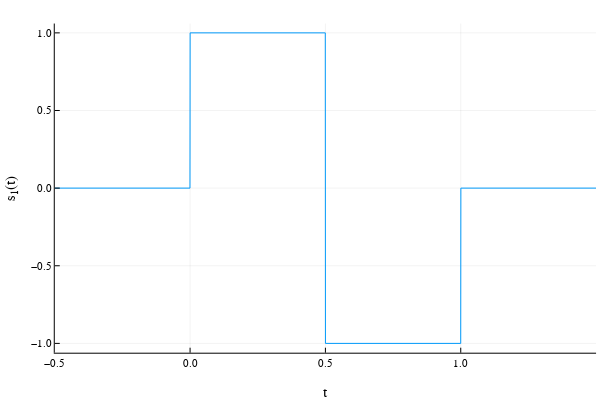

Notebook source saved alongside this figure:
### Markdown cell above
### 3. เขียนโปรแกรมด้วยจูเลียเพื่อพล็อตกราฟรูปคลื่นสัญญาณ s1(t) ด้วยคําสั่งต่อไปนี้ ตามด้วย shift+enter

### Code cell
# Plot signal s1(t)
using Plots
using LaTeXStrings
plotly()
Tb=1
plot(s1, -0.5, 1.5,xlim=(-0.5,1.5),legend=:none)
plot!(ylabel="s₁(t)",xlabel="t")

### Figure 1 — Plotly figure (JSON) as saved in the notebook; plotly's stock layout.template omitted (floating-point values rounded to 4 significant figures)
{"data": [{"colorbar": {"len": 0.9143, "title": "", "x": 0.9934, "y": 0.533}, "legendgroup": "y1", "line": {"color": "rgba(0, 154, 250, 1.000)", "dash": "solid", "shape": "linear", "width": 1}, "mode": "lines", "name": "y1", "showlegend": true, "type": "scatter", "x": [-0.5, -0.487, -0.3666, -0.2942, -0.2331, -0.1666, -0.1053, -0.07249, -0.03965, -0.03014, -0.02063, -0.01587, -0.01112, -0.008737, -0.006359, -0.00517, -0.003981, -0.002792, -0.001603, -0.001008, -0.0004139, 0.0001806, 0.0007752, 0.00137, 0.001964, 0.002559, 0.003153, 0.005531, 0.007909, 0.01267, 0.01742, 0.02693, 0.03645, 0.05335, 0.07026, 0.08717, 0.1041, 0.1337, 0.1634, 0.228, 0.2931, 0.329, 0.365, 0.3992, 0.4334, 0.4512, 0.469, 0.4779, 0.4868, 0.489, 0.4912, 0.4934, 0.4957, 0.4968, 0.4979, 0.4984, 0.499, 0.4995, 0.5001, 0.5007, 0.5012, 0.5018, 0.5023, 0.5034, 0.5045, 0.5083, 0.512, 0.5158, 0.5195, 0.527, 0.5345, 0.5495, 0.5644, 0.6375, 0.7045, 0.7664, 0.829, 0.8642, 0.8993, 0.9311, 0.9629, 0.972, 0.9811, 0.9857, 0.9902, 0.9925, 0.9948, 0.9959, 0.9971, 0.9976, 0.9982, 0.9988, 0.9993, 0.9999, 1.0, 1.001, 1.002, 1.003, 1.004, 1.006, 1.008, 1.013, 1.018, 1.027, 1.036, 1.053, 1.069, 1.086, 1.103, 1.17, 1.234, 1.301, 1.373, 1.478, 1.5], "xaxis": "x", "y": [0, 0, 0, 0, 0, 0, 0, 0, 0, 0, 0, 0, 0, 0, 0, 0, 0, 0, 0, 0, 0, 1, 1, 1, 1, 1, 1, 1, 1, 1, 1, 1, 1, 1, 1, 1, 1, 1, 1, 1, 1, 1, 1, 1, 1, 1, 1, 1, 1, 1, 1, 1, 1, 1, 1, 1, 1, 1, -1, -1, -1, -1, -1, -1, -1, -1, -1, -1, -1, -1, -1, -1, -1, -1, -1, -1, -1, -1, -1, -1, -1, -1, -1, -1, -1, -1, -1, -1, -1, -1, -1, -1, -1, -1, 0, 0, 0, 0, 0, 0, 0, 0, 0, 0, 0, 0, 0, 0, 0, 0, 0, 0, 0, 0, 0], "yaxis": "y"}], "layout": {"annotations": [], "height": 400, "margin": {"b": 20, "l": 0, "r": 0, "t": 20}, "paper_bgcolor": "rgba(255, 255, 255, 1.000)", "plot_bgcolor": "rgba(255, 255, 255, 1.000)", "showlegend": false, "width": 600, "xaxis": {"anchor": "y", "domain": [0.09128, 0.9934], "gridcolor": "rgba(0, 0, 0, 0.100)", "gridwidth": 0.5, "linecolor": "rgba(0, 0, 0, 1.000)", "mirror": false, "range": [-0.5, 1.5], "showgrid": true, "showline": true, "showticklabels": true, "tickangle": 0, "tickcolor": "rgb(0, 0, 0)", "tickfont": {"color": "rgba(0, 0, 0, 1.000)", "family": "sans-serif", "size": 11}, "tickmode": "array", "ticks": "inside", "ticktext": ["−0.5", "0.0", "0.5", "1.0", "1.5"], "tickvals": [-0.5, 0, 0.5, 1, 1.5], "title": "t", "titlefont": {"color": "rgba(0, 0, 0, 1.000)", "family": "sans-serif", "size": 15}, "type": "-", "visible": true, "zeroline": false, "zerolinecolor": "rgba(0, 0, 0, 1.000)"}, "yaxis": {"anchor": "x", "domain": [0.07581, 0.9902], "gridcolor": "rgba(0, 0, 0, 0.100)", "gridwidth": 0.5, "linecolor": "rgba(0, 0, 0, 1.000)", "mirror": false, "range": [-1.06, 1.06], "showgrid": true, "showline": true, "showticklabels": true, "tickangle": 0, "tickcolor": "rgb(0, 0, 0)", "tickfont": {"color": "rgba(0, 0, 0, 1.000)", "family": "sans-serif", "size": 11}, "tickmode": "array", "ticks": "inside", "ticktext": ["−1.0", "−0.5", "0.0", "0.5", "1.0"], "tickvals": [-1, -0.5, 0, 0.5, 1], "title": "s₁(t)", "titlefont": {"color": "rgba(0, 0, 0, 1.000)", "family": "sans-serif", "size": 15}, "type": "-", "visible": true, "zeroline": false, "zerolinecolor": "rgba(0, 0, 0, 1.000)"}}}
